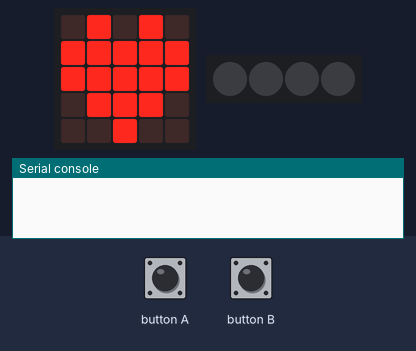
This program was run on a simulated BBC micro:bit running MicroPython. Shown: the board's 5×5 LED display, 4 RGB LEDs in strip order, left to right, the last lines printed to the serial console. The test bench sets the inputs (shaded band).

Above: at 1.2 s.
1.3 s: button A pressed for 0.15 s
At 2.2 s:
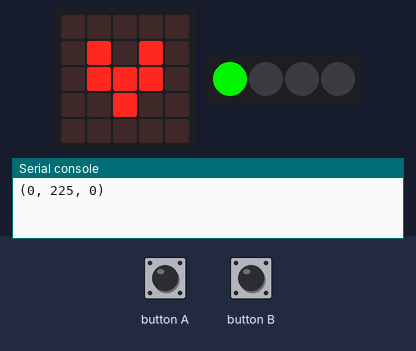
4.4 s: button A pressed for 3.2 s
At 6.5 s:
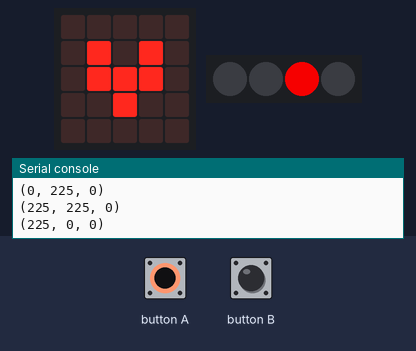
14.8 s: button A pressed for 1 s
At 17.6 s:
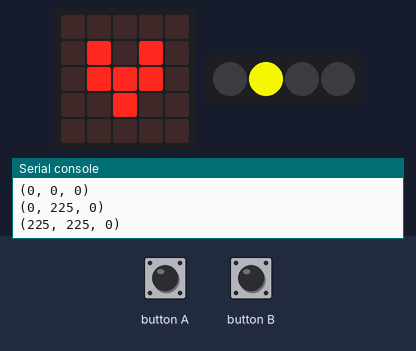
Timing chart, 0 to 22.3 s (numbered marks = the images above; inputs shaded):
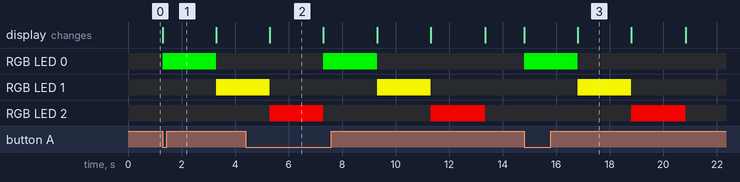

The program:

main.py
```python
"""
Created by: Liya Getachew
Created on: Oct 2023
This module is a Micro:bit MicroPython program that creates a traffic light with Neopixels.
"""

from microbit import *
import neopixel

display.clear()
display.show(Image.HEART)

neopixelStrip = neopixel.NeoPixel(pin16, 4)

while True:
    if button_a.is_pressed():
        display.show(Image.HEART_SMALL)
        neopixelStrip[0] = (0, 225, 0)
        print(neopixelStrip[0])
        neopixelStrip.show()
        sleep(2000)
        neopixelStrip[0] = (0, 0, 0)
        neopixelStrip[1] = (225, 225, 0)
        neopixelStrip.show()
        print(neopixelStrip[1])
        sleep(2000)
        neopixelStrip[1] = (0, 0, 0)
        neopixelStrip[2] = (225, 0, 0)
        neopixelStrip.show()
        print(neopixelStrip[2])
        sleep(2000)
        neopixelStrip[2] = (0, 0, 0)
        print(neopixelStrip[2])
        neopixelStrip.show()
        display.show(Image.HEART)
```

Measured:
- after the input at 1.3 s, RGB LED 0: off → RGB(0, 225, 0) at once, → off 2.0 s later; RGB LED 1: off → RGB(225, 225, 0) after 2.0 s; the display: changes at once (image 1)
- after the input at 14.8 s, RGB LED 0: off → RGB(0, 225, 0) at once, → off 2.0 s later; RGB LED 1: off → RGB(225, 225, 0) after 2.0 s, → off 2.0 s later; RGB LED 2: off → RGB(225, 0, 0) after 4.0 s, → off 2.0 s later; the display: first changes at once (image 3 shows a later state)
- what the display in image 2 shows lasts 2.0 s, from 5.3 s to 7.3 s
